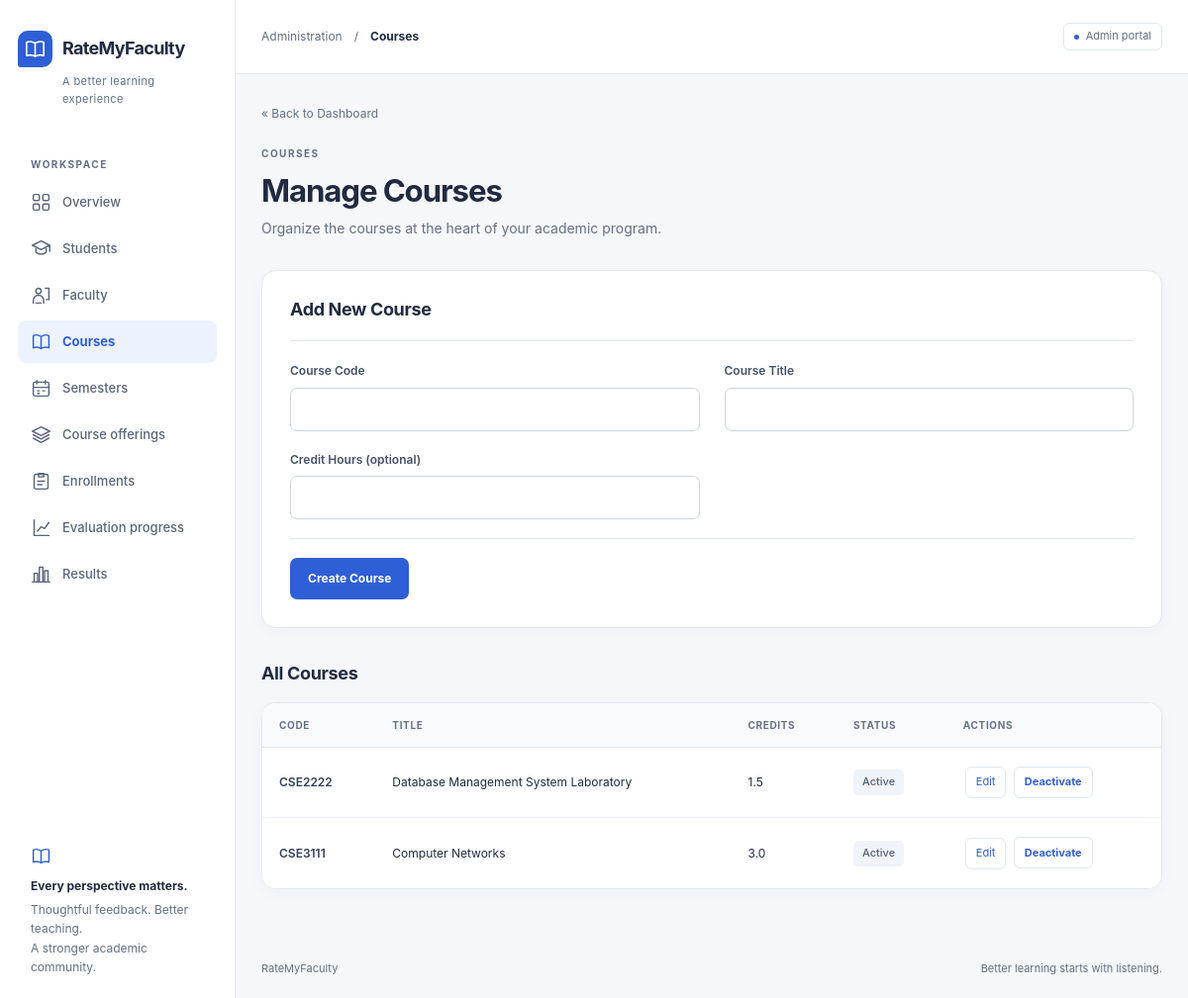
The page /admin/courses.php (signed in) on the database its author committed.
### tables this page shows
CREATE TABLE
    courses (
        course_id INT UNSIGNED AUTO_INCREMENT PRIMARY KEY,
        course_code VARCHAR(30) NOT NULL,
        course_title VARCHAR(150) NOT NULL,
        credit_hours DECIMAL(3, 1) NULL,
        is_active TINYINT (1) NOT NULL DEFAULT 1,
        CONSTRAINT uq_courses_code UNIQUE (course_code)
    );

### includes/validation.php (called while the page is built, shortened)
<?php
function e($value): string
{
    return htmlspecialchars((string) $value, ENT_QUOTES, 'UTF-8');
}

### admin/courses.php (the view, shortened to what this page needs)
<?php
require_once __DIR__ . '/../config/database.php';
require_once __DIR__ . '/../includes/validation.php';
$editCourse = null;
$courses = $pdo->query('SELECT * FROM courses ORDER BY course_code')->fetchAll();
?>
<!DOCTYPE html>
<html lang="en">
<head>
    <link rel="stylesheet" href="<?php echo e(BASE_URL); ?>/assets/css/style.css">
</head>
<body class="app-page">
    <aside class="sidebar" aria-label="Administration">
        <div class="brand"><span class="brand-mark"><svg class="icon" aria-hidden="true" focusable="false"><use href="../assets/icons.svg#book"></use></svg></span><span>RateMyFaculty</span></div>
        <span class="brand-subtitle">A better learning experience</span>
        <div class="nav-label">Workspace</div>
        <nav aria-label="Main navigation"><a class="nav-link" href="dashboard.php"><svg class="icon" aria-hidden="true" focusable="false"><use href="../assets/icons.svg#grid"></use></svg><span>Overview</span></a>
            <a class="nav-link" href="students.php"><svg class="icon" aria-hidden="true" focusable="false"><use href="../assets/icons.svg#students"></use></svg><span>Students</span></a>
            <a class="nav-link" href="faculty.php"><svg class="icon" aria-hidden="true" focusable="false"><use href="../assets/icons.svg#faculty"></use></svg><span>Faculty</span></a>
            <a class="nav-link" href="courses.php" aria-current="page"><svg class="icon" aria-hidden="true" focusable="false"><use href="../assets/icons.svg#book"></use></svg><span>Courses</span></a>
            <a class="nav-link" href="semesters.php"><svg class="icon" aria-hidden="true" focusable="false"><use href="../assets/icons.svg#calendar"></use></svg><span>Semesters</span></a>
            <a class="nav-link" href="offerings.php"><svg class="icon" aria-hidden="true" focusable="false"><use href="../assets/icons.svg#layers"></use></svg><span>Course offerings</span></a>
            <a class="nav-link" href="enrollments.php"><svg class="icon" aria-hidden="true" focusable="false"><use href="../assets/icons.svg#enroll"></use></svg><span>Enrollments</span></a>
            <a class="nav-link" href="progress.php"><svg class="icon" aria-hidden="true" focusable="false"><use href="../assets/icons.svg#progress"></use></svg><span>Evaluation progress</span></a>
            <a class="nav-link" href="results.php"><svg class="icon" aria-hidden="true" focusable="false"><use href="../assets/icons.svg#chart"></use></svg><span>Results</span></a></nav>
        <div class="sidebar-note"><svg class="icon" aria-hidden="true" focusable="false"><use href="../assets/icons.svg#book"></use></svg><strong>Every perspective matters.</strong>Thoughtful feedback. Better teaching.<br>A stronger academic community.</div>
    </aside>
    <div class="workspace">
        <header class="topbar"><div class="topbar-path">Administration<span aria-hidden="true">/</span><strong>Courses</strong></div><span class="workspace-tag">Admin portal</span></header>
        <main class="main-content" id="main-content" tabindex="-1">
    <p class="back-link"><a href="<?php echo e(BASE_URL); ?>/admin/dashboard.php">&laquo; Back to Dashboard</a></p>
    <p class="eyebrow">Courses</p>
    <h1>Manage Courses</h1>
    <p class="page-description">Organize the courses at the heart of your academic program.</p>
    <section class="panel editor-panel"><h2><?php echo $editCourse ? 'Edit Course' : 'Add New Course'; ?></h2>
    <form class="editor-form" method="post" action="courses.php">
        <div class="field"><label for="course_code">Course Code</label>
        <input type="text" id="course_code" name="course_code" maxlength="30" required
            value="<?php echo e($editCourse['course_code'] ?? ($_POST['course_code'] ?? '')); ?>"></div>
        <div class="field"><label for="course_title">Course Title</label>
        <input type="text" id="course_title" name="course_title" maxlength="150" required
            value="<?php echo e($editCourse['course_title'] ?? ($_POST['course_title'] ?? '')); ?>"></div>
        <div class="field"><label for="credit_hours">Credit Hours (optional)</label>
        <input type="text" id="credit_hours" name="credit_hours"
            value="<?php echo e($editCourse['credit_hours'] ?? ($_POST['credit_hours'] ?? '')); ?>"></div>
        <div class="form-actions"><button type="submit"><?php echo $editCourse ? 'Save Changes' : 'Create Course'; ?></button>
    </div></form></section>
    <h2>All Courses</h2>
    <div class="table-region" role="region" aria-label="Courses table" tabindex="0"><table class="data-table">
        <tr>
            <th scope="col">Code</th>
            <th scope="col">Title</th>
            <th scope="col">Credits</th>
            <th scope="col">Status</th>
            <th scope="col">Actions</th>
        </tr>
        <?php foreach ($courses as $c): ?>
            <tr>
                <td><?php echo e($c['course_code']); ?></td>
                <td><?php echo e($c['course_title']); ?></td>
                <td><?php echo e($c['credit_hours'] !== null ? (string) $c['credit_hours'] : '—'); ?></td>
                <td><span class="status-pill"><?php echo (int) $c['is_active'] === 1 ? 'Active' : 'Inactive'; ?></span></td>
                <td class="actions-cell">
                    <a href="courses.php?edit=<?php echo (int) $c['course_id']; ?>">Edit</a>
                    <form method="post" action="courses.php" style="display:inline;">
                        <button
                            type="submit"><?php echo (int) $c['is_active'] === 1 ? 'Deactivate' : 'Reactivate'; ?></button>
                    </form>
                </td>
            </tr>
        <?php endforeach; ?>
    </table></div>
        </main>
        <footer class="page-footer"><span>RateMyFaculty</span><span>Better learning starts with listening.</span></footer>
    </div>
</body>
</html>

### rows shown on the page
courses: course_code "CSE2222", course_title "Database Management System Laboratory", credit_hours "1.5", is_active "Active"
courses: course_code "CSE3111", course_title "Computer Networks", credit_hours "3.0", is_active "Active"
